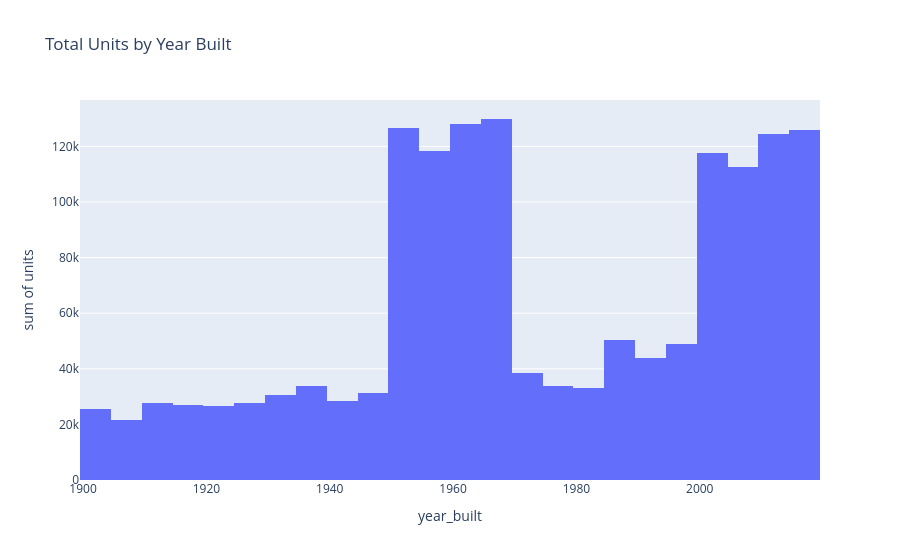

Notebook code for this chart:
### Code cell
# plot total number of units by year built
fig = px.histogram(df, x="year_built", y="units", nbins=25, title="Total Units by Year Built", histfunc="sum")
fig.show()

### Figure 1 — Plotly figure (JSON) as saved in the notebook; plotly's stock layout.template omitted (floating-point values rounded to 4 significant figures; data arrays with more than 128 entries replaced by an {"elided": "..."} marker saying what was removed)
{"data": [{"bingroup": "x", "histfunc": "sum", "hovertemplate": "year_built=%{x}<br>sum of units=%{y}<extra></extra>", "legendgroup": "", "marker": {"color": "#636efa", "pattern": {"shape": ""}}, "name": "", "nbinsx": 25, "orientation": "v", "showlegend": false, "type": "histogram", "x": {"elided": "5000 int values"}, "xaxis": "x", "y": {"elided": "5000 int values"}, "yaxis": "y"}], "layout": {"barmode": "relative", "legend": {"tracegroupgap": 0}, "title": {"text": "Total Units by Year Built"}, "xaxis": {"anchor": "y", "domain": [0, 1], "title": {"text": "year_built"}}, "yaxis": {"anchor": "x", "domain": [0, 1], "title": {"text": "sum of units"}}}}
